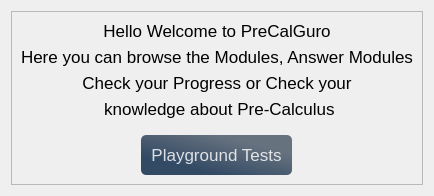
               <widget class="QWidget" name="page_6">
                <layout class="QVBoxLayout" name="verticalLayout_17">
                 <item alignment="Qt::AlignHCenter|Qt::AlignVCenter">
                  <widget class="QFrame" name="frame_12">
                   <property name="frameShape">
                    <enum>QFrame::StyledPanel</enum>
                   </property>
                   <property name="frameShadow">
                    <enum>QFrame::Raised</enum>
                   </property>
                   <layout class="QVBoxLayout" name="verticalLayout_22">
                    <item>
                     <widget class="QLabel" name="label_13">
                      <property name="sizePolicy">
                       <sizepolicy hsizetype="Preferred" vsizetype="Preferred">
                        <horstretch>0</horstretch>
                        <verstretch>0</verstretch>
                       </sizepolicy>
                      </property>
                      <property name="minimumSize">
                       <size>
                        <width>0</width>
                        <height>0</height>
                       </size>
                      </property>
                      <property name="font">
                       <font>
                        <pointsize>13</pointsize>
                       </font>
                      </property>
                      <property name="text">
                       <string>Hello Welcome to PreCalGuro</string>
                      </property>
                      <property name="alignment">
                       <set>Qt::AlignCenter</set>
                      </property>
                     </widget>
                    </item>
                    <item>
                     <widget class="QLabel" name="label_19">
                      <property name="sizePolicy">
                       <sizepolicy hsizetype="Preferred" vsizetype="Preferred">
                        <horstretch>0</horstretch>
                        <verstretch>0</verstretch>
                       </sizepolicy>
                      </property>
                      <property name="minimumSize">
                       <size>
                        <width>0</width>
                        <height>0</height>
                       </size>
                      </property>
                      <property name="font">
                       <font>
                        <pointsize>13</pointsize>
                       </font>
                      </property>
                      <property name="text">
                       <string>Here you can browse the Modules, Answer Modules</string>
                      </property>
                      <property name="alignment">
                       <set>Qt::AlignCenter</set>
                      </property>
                     </widget>
                    </item>
                    <item>
                     <widget class="QLabel" name="label_21">
                      <property name="sizePolicy">
                       <sizepolicy hsizetype="Preferred" vsizetype="Preferred">
                        <horstretch>0</horstretch>
                        <verstretch>0</verstretch>
                       </sizepolicy>
                      </property>
                      <property name="minimumSize">
                       <size>
                        <width>0</width>
                        <height>0</height>
                       </size>
                      </property>
                      <property name="font">
                       <font>
                        <pointsize>13</pointsize>
                       </font>
                      </property>
                      <property name="text">
                       <string>Check your Progress or Check your</string>
                      </property>
                      <property name="alignment">
                       <set>Qt::AlignCenter</set>
                      </property>
                     </widget>
                    </item>
                    <item>
                     <widget class="QLabel" name="label_44">
                      <property name="font">
                       <font>
                        <pointsize>13</pointsize>
                       </font>
                      </property>
                      <property name="styleSheet">
                       <string notr="true">margin-bottom: 10px</string>
                      </property>
                      <property name="text">
                       <string> knowledge about Pre-Calculus</string>
                      </property>
                      <property name="alignment">
                       <set>Qt::AlignCenter</set>
                      </property>
                     </widget>
                    </item>
                    <item alignment="Qt::AlignHCenter">
                     <widget class="QPushButton" name="playground_pushButton">
                      <property name="font">
                       <font>
                        <pointsize>13</pointsize>
                       </font>
                      </property>
                      <property name="styleSheet">
                       <string notr="true">QPushButton#playground_pushButton{
	background-color: qlineargradient(spread:pad, x1:0.505682, y1:0.989, x2:1, y2:0.477, stop:0 rgba(20, 47, 78, 219), stop:1 rgba(85, 98, 112, 226));
	color:rgba();
	color:rgba(255,255,255,210);
	border-radius:5px;
	padding: 10px 10px 10px 10px
}
QPushButton#playground_pushButton:hover{
	background-color: qlineargradient(spread:pad, x1:0.505682, y1:0.989, x2:1, y2:0.477, stop:0 rgba(40, 67, 98, 219), stop:1 rgba(105, 118, 132, 226));
}
QPushButton#playground_pushButton:pressed{
	padding-left:5px;
	padding-top:5px;
	background-color:rgba(105, 118, 132, 200)
}</string>
                      </property>
                      <property name="text">
                       <string>Playground Tests</string>
                      </property>
                     </widget>
                    </item>
                   </layout>
                  </widget>
                 </item>
                </layout>
               </widget>
